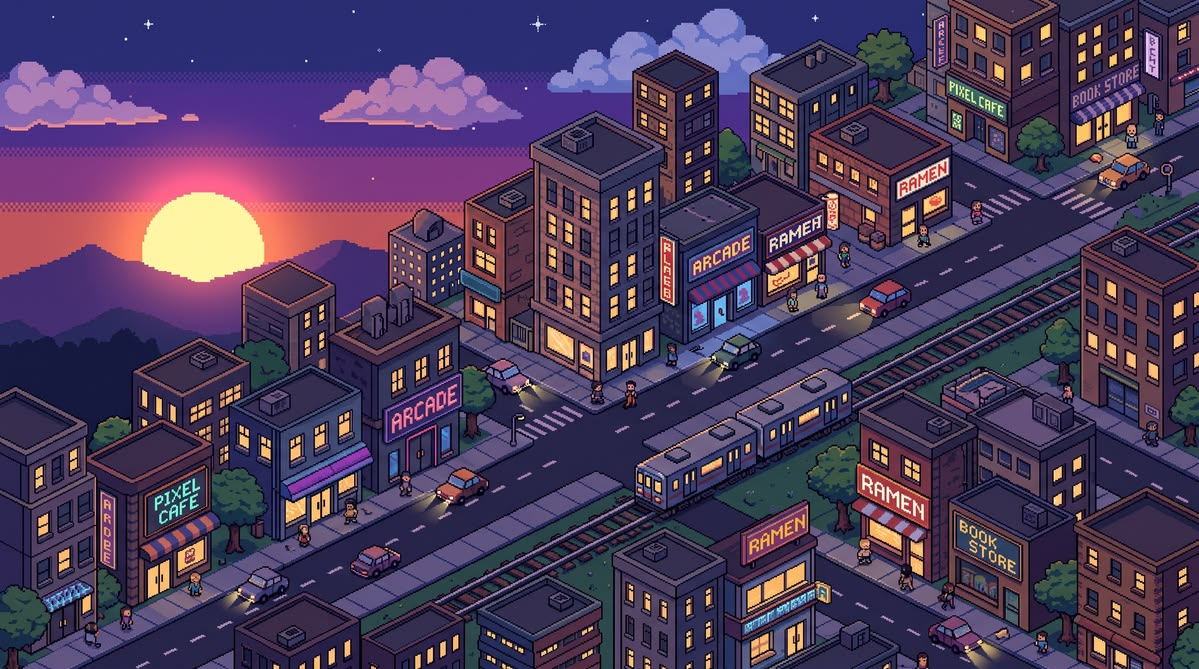
#> input picture assets/wallpaper/placeholdersfondo.jpg, 1199 x 669 px, given in place of board.png, which was not available
$ python import_board_art.py
#> lines starting #> are read from the running program, lines starting #| are printed output that depends on the picture; pictures that were not available may be replaced by others from this repository, and a replacement may not be noted
### scripts_tools/import_flats_art.py
"""Porta i disegni grezzi del quartiere povero alla scala del gioco.

I PNG che arrivano dal disegnatore sono grandi (1100-1450 px di lato) e
inquadrati ciascuno sul proprio soggetto: la casetta a un piano occupa il suo
canvas quanto il palazzo di sei piani occupa il suo. A schermo devono invece
stare tutti nella stessa citta', e la scala giusta non si ricava dal file: e'
quello che fa la tabella `ASSETS`.

**Per i disegni la taglia si decide, per i render no.** Gli edifici costruiti in
Blender escono da `render_buildings.py`, che li fotografa a 22,3 px per metro —
la scala del personaggio, che e' alto 39 px per 1,75 m. Per quelli l'altezza da
scrivere qui sotto non si sceglie a occhio: la stampa lo script, ed e' una
conseguenza dell'ingombro reale in metri. Sceglierla a mano vuol dire rimettere
gli edifici fuori scala rispetto alla gente che ci cammina davanti, che e'
esattamente l'errore che aveva la prima versione.

Due accortezze, senza le quali il risultato e' sporco in modo poco ovvio:

- **Premoltiplicazione.** Nei PNG i pixel trasparenti sono neri (RGB 0,0,0 con
  alpha 0). Ridimensionando l'RGBA cosi' com'e', il filtro media quel nero coi
  pixel opachi vicini e lascia un bordo scuro tutto intorno al disegno. Quindi
  si moltiplica il colore per l'alpha, si scala, e si divide di nuovo.
- **Ritaglio prima di scalare.** Il margine vuoto non e' lo stesso in tutti i
  file: tenerlo vorrebbe dire che la stessa richiesta di larghezza produce
  edifici di taglia diversa. Si taglia sull'alpha e la larghezza richiesta e'
  quella del disegno vero.

Dove accanto al render c'e' anche lo scatto delle luci (`luci_<nome>.png`, vedi
`modo_luci()` in `render_buildings.py`) esce un secondo PNG, `<nome>Lit.png`:
le finestre accese su fondo trasparente, con lo STESSO ritaglio e la stessa
taglia del disegno, che in gioco ci si appoggia sopra.

Uso:
  python scripts_tools/import_flats_art.py
"""

import glob
import os

import numpy as np
from PIL import Image, ImageFilter

HERE = os.path.dirname(os.path.abspath(__file__))
BUILDINGS = os.path.join(HERE, os.pardir, "assets", "sprites", "buildings")
# Gli originali stanno in una sottocartella con dentro un `.gdignore`, e non
# accanto agli sprite finiti: sono dodici megabyte che il gioco non carica, e
# lasciati nell'albero degli asset Godot li importerebbe come texture e se li
# porterebbe dietro nell'export.
SOURCE = os.path.join(BUILDINGS, "_source")

# Sotto a questo alpha un pixel e' margine vuoto, non disegno: serve a
# ritagliare senza tenersi le sfumature di bordo, che arrivano quasi a zero ma
# non a zero.
TRIM_ALPHA = 8

# sorgente -> (nome finale, larghezza a schermo in px)
#
# La larghezza e' la misura buona da decidere per tutti tranne il palazzo: gli
# altri sono lotti visti di fronte, e quanto occupano di fronte strada e' la
# cosa che va guardata accanto ai vicini. Il palazzo invece va deciso in
# altezza — e' il pezzo piu' alto del quartiere, e quanto svetta e' il punto —
# quindi per lui si scrive l'altezza e la larghezza viene dietro.
# Il condominio non e' piu' un disegno ma un render: lo costruisce e lo
# fotografa `render_buildings.py`, e da qui in poi passa per la stessa riduzione
# degli altri. Il disegno verde di partenza resta in `_source/` come
# "asset quartiere povero.png": per tornare indietro basta rimettere quel nome
# qui sotto.
ASSETS = [
    # Condominio e casa: 694 e 361 e non 692 e 359, e la differenza non e' una
    # taglia nuova — e' la STESSA taglia dopo aver tolto i rovi dal cortile.
    # Le scatole di erbaccia sbordavano dai lati del lotto, quindi entravano nel
    # ritaglio: tolte quelle, il ritaglio si stringe, e chiedendo la stessa
    # altezza di prima l'edificio dentro sarebbe venuto piu' piccolo del vicino
    # a cui ha il muro attaccato. I due numeri vengono dalla larghezza del corpo
    # misurata sul PNG vecchio (310 px e 211 px): sono quelli che la riportano
    # identica.
    ("render_condominio.png", "tenement", None, 694),
    ("render_casa.png", "flatsHouse", None, 361),
    # --- la schiera, dopo che i modelli hanno perso il marciapiede ---------
    #
    # Queste otto altezze sono cambiate il 2026-09-21, e **non e' una taglia
    # nuova**: e' la stessa taglia senza la lastra di marciapiede che i modelli
    # si portavano dentro allo sprite (vedi la nota in cima a
    # `render_buildings.py`). L'edificio a schermo e' identico a prima, gli e'
    # sparita da sotto una striscia di trenta pixel.
    #
    # **Non sono il ritaglio netto diviso quattro**, che sarebbe la regola per
    # un render nuovo, e il motivo e' che questi otto non ci sono mai stati: i
    # valori vecchi venivano dal numero stampato da `render_buildings.py`, che
    # e' l'inquadratura MARGINE COMPRESO, quindi stavano un 7% sopra ai 22,3
    # px/m. Ricalcolarli sul netto li avrebbe rimpiccioliti tutti di quel 7% —
    # e l'agenzia ha il muro ATTACCATO a quello di casa (vedi `BUILDINGS` in
    # `city_map.gd`), che invece resta a 361. Fra i due si sarebbe aperto un
    # buco.
    #
    # Il conto e' quindi a proporzione, sul ritaglio: la lastra valeva 120 px
    # di render (2,70 m di profondita' e 14 cm di spessore visti a 27 gradi,
    # per 22,3 px/m per quattro), quindi
    #
    #     nuova = vecchia * netto / (netto + 120)
    #
    # che e' esattamente cio' che tiene ferma anche la LARGHEZZA, perche' la
    # lastra era larga quanto l'edificio e il ritaglio in orizzontale non e'
    # cambiato. Le larghezze finali infatti sono le stesse di prima, a meno di
    # un pixel: 227, 196, 210, 181, 161, 263, 283, 223.
    ("render_agenzia.png", "realEstate", None, 301),
    ("render_garage.png", "garage", None, 163),
    ("render_bodega.png", "bodega", None, 222),
    ("render_lavanderia.png", "laundry", None, 216),
    ("render_liquori.png", "liquorStore", None, 215),
    ("render_officina.png", "autoRepair", None, 185),
    ("render_caseggiato.png", "rowBlock", None, 359),
    ("render_pensione.png", "rooming", None, 296),
    # Primo edificio del quartiere benestante: la clinica dove lavora Brian.
    ("render_clinica.png", "clinic", None, 428),
    # Primo edificio di DOWNTOWN: il grossista dei semi. L'altezza e' l'ingombro
    # NETTO e non quello che stampa `render_buildings.py`, che e'
    # l'inquadratura MARGINE COMPRESO. Il numero esatto non va stimato: il
    # render e' gia' a 22,3 px/m per quattro, quindi e' l'altezza del ritaglio
    # sull'alpha diviso il supersampling, 1160 / 4.
    #
    # Era 299 (1196 / 4) e adesso e' 290, per il marciapiede tolto dal modello.
    # Qui il conto resta quello del netto — a differenza della schiera, questo
    # era gia' calcolato bene — e cambia anche la LARGHEZZA, da 645 a 631: la
    # lastra era larga 28,8 m contro i 21,6 dell'edificio, quindi sbordava di
    # tre metri e mezzo per parte. E' per quello che `click` in `city_map.gd`
    # doveva essere piu' corto dello sprite; adesso non piu'.
    ("render_magazzino.png", "wholesale", None, 290),
    # Le strutture del campo da football abbandonato. Non sono edifici: entrano
    # in città come props (vedi `CityMap.field_props()`). L'erba del campo non
    # è qui perché non è un PNG — la disegna uno shader di Godot.
    # ATTENZIONE alle altezze: `render_buildings.py` stampa un numero ricavato
    # dall'inquadratura MARGINE COMPRESO, mentre qui si ritaglia il margine
    # prima di scalare. Su un edificio grande la differenza e' il tre per
    # cento; su una porta da calcio alta tre metri il margine e' un quarto
    # dell'inquadratura, e la porta veniva fuori larga undici metri invece di
    # sette. Questi tre numeri vengono dall'ingombro NETTO.
    # L'isolato cinese: quattro unita' di uno stesso fabbricato, renderizzate
    # separate da `blender_isolato_cinese.py` perche' in gioco alcune si
    # cliccano e altre no (vedi la nota su `costruisci()` li' dentro).
    #
    # Qui si scrive la LARGHEZZA e non l'altezza, e i numeri non si scelgono:
    # sono la larghezza del lotto in metri per 22,3 px/m — 8,2 / 6,6 / 5,4 /
    # 9,2 metri. E' quello che le fa ricombaciare quando in citta' si rimettono
    # una di fianco all'altra: cambiarne uno "a occhio" sfalsa la fila di
    # qualche pixel, e il muro in comune si vede doppio o si sovrappone.
    #
    # L'altezza viene dietro da se', ed e' giusto che sia diversa: il render di
    # ogni unita' ha lo stesso margine sotto, quindi i quattro PNG hanno la
    # riga di terra alla stessa quota e in citta' basta dare a tutte la stessa
    # `base.y`.
    ("render_cinese_ristorante.png", "chineseRestaurant", 183, None),
    ("render_cinese_vestiti.png", "clothesShop", 147, None),
    ("render_cinese_cellulari.png", "phoneShop", 120, None),
    ("render_cinese_condominio.png", "smallApartments", 205, None),
    # I due grattacieli di DOWNTOWN. Oltre al disegno e alle luci hanno un
    # terzo scatto, `vetro_*.png`: la maschera che dice allo shader dove il
    # vetro guarda a est, a sud e a ovest. Vedi `blender_grattacieli.py`.
    ("render_meridian.png", "meridianTower", 305, None),
    ("render_harbor.png", "harborHeights", 272, None),
    # HOLLY LOFTS, il condominio d'angolo accanto ai grattacieli
    # (`blender_holly_lofts.py`). 597 non e' scelto: e' il ritaglio netto del
    # render diviso il supersampling (2390 / 4), cioe' i 26,6 m dell'edificio
    # (tetto a sbalzo compreso) a 22,3 px/m.
    ("render_holly.png", "hollyLofts", 597, None),
    # La casa gialla di CROSS STREET. L'altezza e' il ritaglio NETTO del render
    # diviso il supersampling (1348 / 4), non quella che stampa lo script. Ha anche
    # le strisce delle cose che si muovono (girandola, bandiera): vedi
    # `animazioni()` qui sotto.
    ("render_casa_gialla.png", "yellowHouse", None, 337),
    # Il negozio di bici accanto al garage, su CROSS STREET
    # (`blender_bici.py`). La LARGHEZZA e' il lotto: dal muro del garage al
    # marciapiede di MILL ROAD, 322 px. Ha tre strisce animate: la ruota sul
    # cavalletto, l'insegna appesa, il neon OPEN.
    ("render_bici.png", "bikeShop", 322, None),
    # La steak house sopra al parcheggio del grossista (`blender_steakhouse.py`).
    # La LARGHEZZA e' l'isolato intero, dal marciapiede di HILL DRIVE a quello
    # di PORT STREET: 656 px. Tre strisce animate: la porta che si apre, il
    # fumo della griglia, il neon OPEN.
    ("render_steakhouse.png", "steakhouse", 656, None),
    # La stazione degli autobus, in fondo al suo piazzale (`blender_stazione_bus.py`).
    # La LARGHEZZA e' l'isolato intero, dal marciapiede di LOCK STREET a quello
    # di SEVENTH STREET: 656 px, come la steak house nel suo. Le pensiline delle
    # banchine sono uno sprite a parte, 440 px (19,7 m), perche' gli autobus ci
    # passano davanti e dietro.
    ("render_stazione_bus.png", "busStation", 656, None),
    ("render_pensilina_bus.png", "busCanopy", 440, None),
    # L'albero: un disegno e non un render, quindi la taglia si decide. 128 px
    # d'altezza sono 5,7 m a 22,3 px/m: un albero di viale, che sta fra due
    # lampioni del parcheggio senza coprirli. Si muove col vento in gioco, con
    # uno shader (`tree_sway.gdshader`), non con una striscia di fotogrammi.
    ("disegno_albero.png", "tree", None, 128),
    # Il cespuglio: anche lui un disegno, largo 60 px (2,7 m), quanto l'aiuola
    # del parcheggio meno un palmo per parte. Si muove come l'albero.
    ("disegno_cespuglio.png", "bush", 60, None),
    # La casa con la staccionata, a sinistra della casa gialla
    # (`blender_casa_staccionata.py`). La LARGHEZZA e' il lotto, dal
    # marciapiede di WESTGATE AVENUE al muro della casa gialla: 276 px.
    ("render_casa_staccionata.png", "picketHouse", 276, None),
    # La casetta azzurra su WESTGATE AVENUE, dietro alla casa con la
    # staccionata (`blender_casa_blu.py`): la prima con l'ingresso a ovest. La
    # LARGHEZZA e' il lotto, 16 m a 22,3 px/m.
    ("render_casa_blu.png", "blueCottage", 357, None),
    # L'aeroporto di CIVIC CENTER (`blender_aeroporto.py`): due hangar e la
    # torre di controllo, larghi quanto i loro lotti a 22,3 px/m. La torre ha
    # anche la striscia del radar che gira.
    ("render_aero_hangar_grande.png", "hangarLarge", 424, None),
    ("render_aero_hangar_piccolo.png", "hangarSmall", 290, None),
    # Il terminal ha anche la maschera del vetro (`vetro_aero_terminal.png`),
    # come i grattacieli: il riflesso del sole scorre sulla facciata con l'ora.
    ("render_aero_terminal.png", "terminal", 736, None),
    # La torre e' piu' stretta del suo lotto (la cabina e' 6 m su 7,6): qui
    # si scrive l'ALTEZZA, il ritaglio netto del render diviso il
    # supersampling (1607 / 4), o la larghezza la ingrandirebbe.
    ("render_aero_torre.png", "controlTower", None, 402),
    # Il negozio di videogiochi e il cinema del COMMERCIAL DISTRICT: due unita'
    # di uno stesso fabbricato, come l'isolato cinese
    # (`blender_cinema_videogiochi.py`). La LARGHEZZA e' il lotto a 22,3 px/m —
    # 8,6 e 11,4 m — ed e' quella che le fa ricombaciare in citta'.
    ("render_videogiochi.png", "gameShop", 192, None),
    ("render_cinema.png", "cinema", 254, None),
    # Lo STAR CASINO (`blender_casino.py`): largo l'isolato intero fra EAST
    # STREET e HILL DRIVE, 27,2 m a 22,3 px/m.
    ("render_casino.png", "casino", 606, None),
    # L'isolato commerciale di DOWNTOWN, quattro unita' di un fabbricato solo
    # (`blender_isolato_downtown.py`): le larghezze sono i lotti a 22,3 px/m e
    # fanno 656, l'isolato intero fra LOCK STREET e SEVENTH STREET.
    ("render_dt_agenzia.png", "primeRealty", 192, None),
    ("render_dt_lavanderia.png", "laundromat", 152, None),
    ("render_dt_vestiti.png", "clothingStore", 170, None),
    ("render_dt_diner.png", "diner", 142, None),
    # L'officina e' una STRISCIA di fotogrammi e non un PNG solo: la stella nel
    # nome sorgente e' quello che lo dice. Dodici scatti della stessa
    # inquadratura con la serranda a diverse altezze — vedi
    # `blender_officina.py` — che in gioco scorrono con l'ora
    # (`shop_shutter.gd`). La taglia scritta qui e' quella del SINGOLO
    # fotogramma; il PNG finito e' dodici volte piu' largo.
    ("render_officina_*.png", "autoShop", 272, None),
    # Lo stadio di CIVIC CENTER, da `blender_stadio.py`. Qui si scrive la
    # LARGHEZZA e non l'altezza, ed e' l'unico edificio per cui ha senso: di
    # tutti gli altri conta quanto svettano, di questo conta che stia
    # nell'isolato. 646 px e' il ritaglio netto del render diviso il
    # supersampling (2584 / 4), quindi non e' una taglia scelta — e' l'ingombro
    # vero a 22,3 px/m. L'altezza viene dietro da se': 628.
    ("render_stadio.png", "stadium", 646, None),
    ("render_gradinata.png", "terrace", None, 124),
    ("render_torre_faro.png", "floodlight", None, 356),
    ("render_porta_campo.png", "goal", None, 63),
]


def riquadro(im):
    """Il rettangolo del disegno dentro al canvas, sull'alpha e non sul colore.

    Torna il riquadro invece dell'immagine ritagliata perche' serve DUE volte:
    una per il disegno e una per il suo scatto delle luci, che va ritagliato
    esattamente allo stesso modo. Ritagliandoli ognuno sul proprio alpha si
    otterrebbero due immagini di dimensioni diverse — lo scatto delle luci e'
    quasi tutto nero e il suo alpha copre anche i pixel spenti, ma i contorni
    Freestyle ci sono solo nel primo — e in gioco le finestre accese si
    troverebbero due pixel a fianco delle finestre.
    """
    alpha = np.asarray(im.getchannel("A"))
    rows = np.where(alpha.max(axis=1) >= TRIM_ALPHA)[0]
    cols = np.where(alpha.max(axis=0) >= TRIM_ALPHA)[0]
    return (cols[0], rows[0], cols[-1] + 1, rows[-1] + 1)


def scale(im, width, height):
    """Riduce alla taglia chiesta senza l'alone nero dei bordi.

    Il lato non specificato segue le proporzioni del disegno ritagliato: sono
    disegni, non atlanti, e deformarli per far tornare un numero tondo si
    vedrebbe.
    """
    if width is None:
        width = max(1, round(im.width * height / im.height))
    if height is None:
        height = max(1, round(im.height * width / im.width))

    rgba = np.asarray(im, dtype=np.float64) / 255.0
    a = rgba[:, :, 3:4]
    premultiplied = np.concatenate([rgba[:, :, :3] * a, a], axis=2)

    small = Image.fromarray(
        (np.clip(premultiplied, 0.0, 1.0) * 255.0).round().astype(np.uint8), "RGBA"
    ).resize((width, height), Image.LANCZOS)

    out = np.asarray(small, dtype=np.float64) / 255.0
    a = out[:, :, 3:4]
    # Dove non e' rimasto niente di opaco il colore e' indefinito: dividere per
    # zero darebbe NaN, e il pixel e' invisibile comunque.
    rgb = np.divide(out[:, :, :3], a, out=np.zeros_like(out[:, :, :3]), where=a > 0)
    result = np.concatenate([np.clip(rgb, 0.0, 1.0), a], axis=2)
    return Image.fromarray((result * 255.0).round().astype(np.uint8), "RGBA")


# [15 lines left out: function luci, not called in this run]


## Raggio dell'alone intorno alle finestre accese, in pixel dello sprite.
ALONE = 2.2
## Quanto e' forte. Sopra 0,5 le finestre di un palazzo si saldano in una
## macchia sola e il palazzo sembra in fiamme invece che abitato.
ALONE_FORZA = 0.42


# [158 lines left out: functions alone, riquadro_comune, striscia, animazioni, main, not called in this run]


# [2 lines that do not run on import are left out]

### scripts_tools/import_board_art.py
"""Porta la lavagna dell'HUD alla scala del gioco, e misura dove si scrive.

Il disegno (`assets/sprites/ui/_source/board.png`) arriva **senza
trasparenza**: la scacchiera grigia e bianca che di solito vuol dire "qui non
c'e' niente" e' dipinta dentro ai pixel. Si toglie col riempimento partito dai
bordi dell'immagine: passa sui pixel chiari e grigi della scacchiera e si ferma
sul contorno nero della cornice, che gira tutto intorno senza buchi. Una soglia
sola non basterebbe — dentro alla cornice non c'e' niente di chiaro, ma il
riempimento e' l'unico modo di essere sicuri di non bucare il legno.

La riduzione e' quella degli edifici (`import_flats_art.py`), premoltiplicazione
e ritaglio compresi. Poi si misura la **lavagna verde** dentro alla cornice e
la si stampa nella forma della costante di `chalkboard.gd`: e' il rettangolo in
cui vanno le scritte, e deciderlo a occhio vorrebbe dire rifarlo a ogni
ritocco della misura.

Uso:
  python scripts_tools/import_board_art.py
"""

import os
from collections import deque

import numpy as np
from PIL import Image

from import_flats_art import riquadro, scale

HERE = os.path.dirname(os.path.abspath(__file__))
UI = os.path.join(HERE, os.pardir, "assets", "sprites", "ui")
SOURCE = os.path.join(UI, "_source")

# Larghezza a schermo. La detta quello che ci va dentro: cinque voci, ognuna
# su due righe — il nome piccolo sopra, il numero sotto — perche' la lavagna e'
# alta e stretta, e "SPACCIATORE 3" su una riga sola non ci starebbe se non
# rimpicciolendo tutto. A ottantaquattro la lavagna verde e' larga una
# settantina di pixel, quanto basta alla parola piu' lunga delle tre lingue a
# corpo otto, e l'insieme resta sotto alla sveglia senza mangiarsi la strada.
WIDTH = 84

# La scacchiera: chiara e senza colore. Sopra a questa luminosita' e sotto a
# questa saturazione un pixel e' sfondo, se il riempimento ci arriva dal bordo.
BACK_LUMA = 150
BACK_CHROMA = 24


def _clear_background(im):
    pixels = np.asarray(im.convert("RGB"), dtype=np.int16)
    luma = pixels.mean(axis=2)
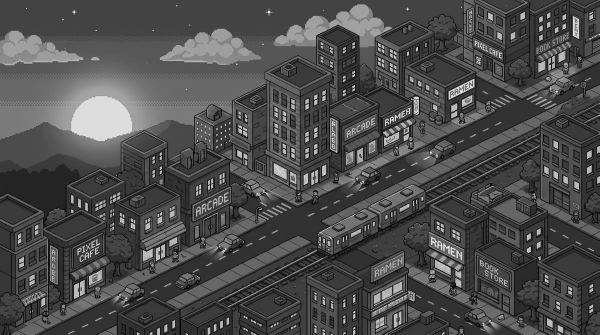
#> luma: shape (669, 1199) float64 (shown at 1/2 size); min 0, max 252.7, mean 76.7
    chroma = pixels.max(axis=2) - pixels.min(axis=2)
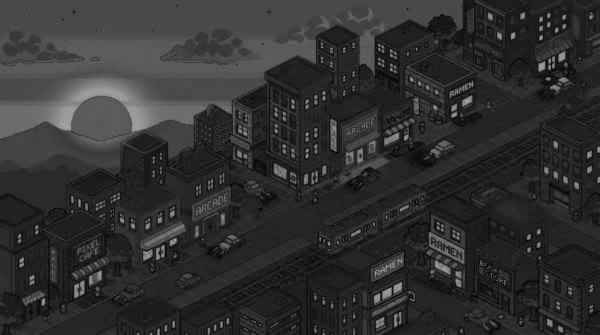
#> chroma: shape (669, 1199) int16 (shown at 1/2 size); min 0, max 171, mean 48.1
    back = (luma > BACK_LUMA) & (chroma < BACK_CHROMA)
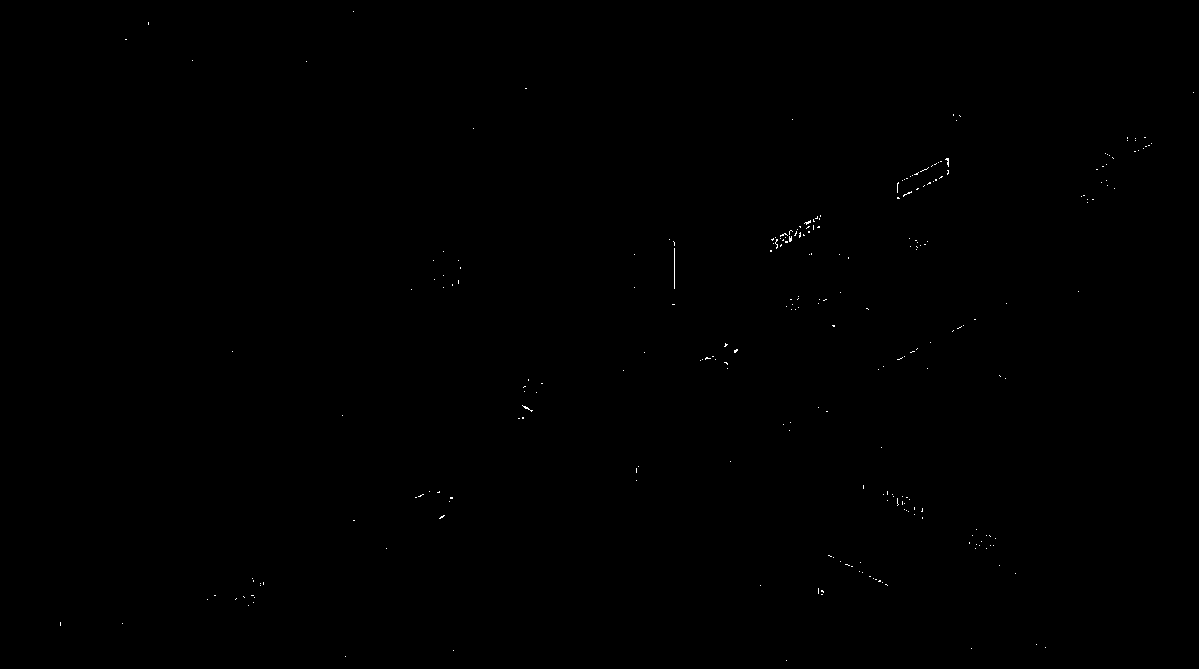
#> back: shape (669, 1199) bool; 0.09% white in thin lines or dots
    height, width = back.shape
    seen = np.zeros_like(back)
    queue = deque()
    for x in range(width):
        for y in (0, height - 1):
            if back[y, x] and not seen[y, x]:
                seen[y, x] = True
                queue.append((y, x))
#> (the rest of the program and of its run is left out)
